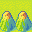

A 2D game scene composited from a Tiled map and its tileset images. What follows is a short description and the map's XML, with every tile layer's data as written:
An orthogonal 2x2 tile map with 16x16 px tiles, 1 tile layer (Tile Layer 1).

<map version="1.5" tiledversion="1.7.2" orientation="orthogonal" renderorder="right-down" width="2" height="2" tilewidth="16" tileheight="16" infinite="0" nextlayerid="2" nextobjectid="1">
 <tileset firstgid="1" name="aw2.png" tilewidth="16" tileheight="16" tilecount="512" columns="32">
  <image source="aw2.png" trans="ffffff" width="512" height="256" />
 </tileset>
 <layer id="1" name="Tile Layer 1" width="2" height="2">
  <data>
   <tile gid="68" />
   <tile gid="68" />
   <tile gid="36" />
   <tile gid="36" />
  </data>
 </layer>
</map>
